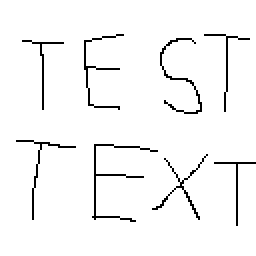
%> input picture cv1/data/text2.bmp, 128 x 128 px (shown 2 times larger)
$ octave U1.m   (GNU Octave 9; MATLAB toolbox functions it lacks are replaced by stand-ins)
%> lines starting %> are read from the running program, lines starting %| are printed output that depends on the picture; in (x1, y1, x2, y2) boxes, pixels count from 0 and x2, y2 are one past the last pixel; in counts of white or black regions, pixels touching at a corner belong together; the program's own positions count from 1
clc; clear; format short g; close;

%% Input data
inputFile = "data/text2.bmp";
image = imread(inputFile);
%> image is the input picture: size 128x128x3 uint8; 96.3% white; black in thin lines or dots, all inside (x1, y1, x2, y2) = (8, 17, 128, 113)
imshow(image)

%% Split the image into separate RGB layers
R = double(image(:, :, 1));
G = double(image(:, :, 2));
B = double(image(:, :, 3));

%%%% JPEG Compression

%% Transform to YCbCr
Y = 0.2990 * R + 0.5870 * G + 0.1140 * B;
Cb = -0.1687 * R -0.3313 * G + 0.5000 * B + 128;
%> Cb: size 128x128 double; every value is 128
Cr = 0.5 * R - 0.4187 * G - 0.0813 * B + 128;

% Quantisation matrix: Y
Qy = [  16 11 10 16 24 40 51 61;
        12 12 14 19 26 58 60 55;
        14 13 16 24 40 87 69 56;
        14 17 22 29 51 87 80 62;
        18 22 37 26 68 109 103 77;
        24 35 55 64 81 104 113 92;
        49 64 78 87 103 121 120 101;
        72 92 95 98 112 100 103 99];

% Chrominance matrix: Cb, Cr
Qc = [  17 18 24 47 66 99 99 99
        18 21 26 66 99 99 99 99
        24 26 56 99 99 99 99 99
        47 69 99 99 99 99 99 99
        99 99 99 99 99 99 99 99
        99 99 99 99 99 99 99 99
        99 99 99 99 99 99 99 99
        99 99 99 99 99 99 99 99];

%% Compression factor q
q = 70;

Qyf = 50 * Qy / q;
Qcf = 50 * Qc / q;

%% Store components
Y_old = Y;
Cb_old = Cb;
Cr_old = Cr;

%% Split into 8x8 tiles
% Input size
[m, n] = size(Y);
%> m = 128; n = 128

% Resampling
resSize = [2, 2];       % Try for [2, 1], [3, 3], [4, 4]
for i = 1:resSize(1):m-1
    for j = 1:resSize(2):n-1
        Ysub = Y(i:i+resSize(1)-1, j:j+resSize(2)-1);
        Cbsub = Cb(i:i+resSize(1)-1, j:j+resSize(2)-1);
        Crsub = Cr(i:i+resSize(1)-1, j:j+resSize(2)-1);

        Y(i:i+resSize(1)-1, j:j+resSize(2)-1) = mean(Ysub(:));
        Cb(i:i+resSize(1)-1, j:j+resSize(2)-1) = mean(Cbsub(:));
        Cr(i:i+resSize(1)-1, j:j+resSize(2)-1) = mean(Crsub(:));
    end
end
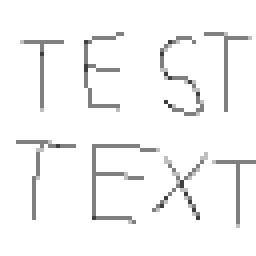
%> Y: size 128x128 double (shown 2 times larger); min 63.75, max 255, mean 245.6

% Type of transformation (dct, dft, dwt)
type_of_transformation="dwt"

switch type_of_transformation
    case "dct"
    for row = 1:8:m-7
        for col = 1:8:n-7
            Ytile = Y(row : row+7, col : col+7);
            Cbtile = Cb(row : row+7, col : col+7);
            Crtile = Cr(row : row+7, col : col+7);

            % Apply the DCT
            Yt_dct = dct(Ytile);
            Cbt_dct = dct(Cbtile);
            Crt_dct = dct(Crtile);

            % Quantize the transformed rasters
            Yt_q = Yt_dct ./ Qyf;
            Cbt_q = Cbt_dct ./ Qcf;
            Crt_q = Crt_dct ./ Qcf;

            % Round the values
            Yt_qr = round(Yt_q);
            Cbt_qr = round(Cbt_q);
            Crt_qr = round(Crt_q);

            % Update the matrix
            Y(row : row+7, col : col+7) = Yt_qr;
            Cb(row : row+7, col : col+7) = Cbt_qr;
            Cr(row : row+7, col : col+7) = Crt_qr;
        end
    end
    case "dft"
    for row = 1:8:m-7
        for col = 1:8:n-7
            Ytile = Y(row : row+7, col : col+7);
            Cbtile = Cb(row : row+7, col : col+7);
            Crtile = Cr(row : row+7, col : col+7);

            % Apply the DFT
            Yt_dft = real(dft(Ytile));
            Cbt_dft = real(dft(Cbtile));
            Crt_dft = real(dft(Crtile));

            % Quantize the transformed rasters
            Yt_q = Yt_dft ./ Qyf;
            Cbt_q = Cbt_dft ./ Qcf;
            Crt_q = Crt_dft ./ Qcf;

            % Round the values
            Yt_qr = round(Yt_q);
            Cbt_qr = round(Cbt_q);
            Crt_qr = round(Crt_q);

            % Update the matrix
            Y(row : row+7, col : col+7) = Yt_qr;
            Cb(row : row+7, col : col+7) = Cbt_qr;
            Cr(row : row+7, col : col+7) = Crt_qr;
        end
    end
    case "dwt"
    for row = 1:8:m-7
        for col = 1:8:n-7
            Ytile = Y(row : row+7, col : col+7);
            Cbtile = Cb(row : row+7, col : col+7);
            Crtile = Cr(row : row+7, col : col+7);

            % Apply the DFT
            Yt_dwt = dwt2(Ytile);
            Cbt_dwt = dwt2(Cbtile);
            Crt_dwt = dwt2(Crtile);

            % Quantize the transformed rasters
            Yt_q = Yt_dwt ./ Qyf;
            Cbt_q = Cbt_dwt ./ Qcf;
            Crt_q = Crt_dwt ./ Qcf;

            % Round the values
            Yt_qr = round(Yt_q);
            Cbt_qr = round(Cbt_q);
            Crt_qr = round(Crt_q);

            % Update the matrix
            Y(row : row+7, col : col+7) = Yt_qr;
            Cb(row : row+7, col : col+7) = Cbt_qr;
            Cr(row : row+7, col : col+7) = Crt_qr;
        end
    end
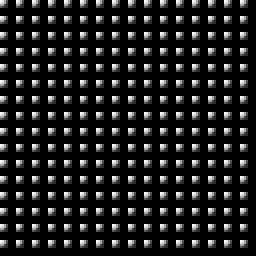
%> Cb: size 128x128 double (shown 2 times larger); min 0, max 11, mean 1.42; drawn with min black and max white
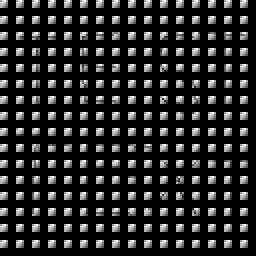
%> Y: size 128x128 double (shown 2 times larger); min 0, max 36, mean 5.7; drawn with min black and max white
end

%% Zig zag ordering of pixels
% Works only for square images
if (m == n)
    % Prepare the space
    Yzz = zigzag(Y, m, n);
%> after the loop in zigzag, `for i = 1:m`: added = 8256
    Cbzz = zigzag(Cb, m, n);
    Crzz = zigzag(Cr, m, n);

    %% Huffman encoding
    [Ycomp, Ydict] = huffman(Yzz);
%> in huffman, `symbols = unique(data);`: symbols = 24 values from 0 to 36
%> the loop in huffman, `for i = 1:length(data)` made 16384 passes
%> index on passes 1 to 3: 18, 23, 22
%> after the loop in huffman, `for i = 1:length(data)`: counts = 24 values, max 12288 at index 1, min 1 at index 3, mean 682.7
%> in huffman, `probs = counts / sum(counts);`: probs = 24 values, max 0.75 at index 1, min 6.1e-05 at index 3, mean 0.0417
%> in huffman, `nodes = cell(length(symbols), 1);`: nodes = 24 items
%> the loop in huffman, `for i = 1:length(symbols)` made 24 passes
%> the loop in huffman, `while length(nodes) > 1` made 23 passes
%> (order, left) on passes 9, 10, 14, 16: ([1; 2; 3; 16; 4; 5; 6; 7; 8; 9; 10; 11; 12; 13; 14; 15], {0.00275, 13}), ([1; 2; 15; 3; 4; 5; 6; 7; 8; 9; 10; 11; 12; 13; 14], {0.00421, 11}), ([1; 2; 3; 4; 5; 6; 7; 11; 8; 9; 10], {0.0147, 21}), ([1; 2; 3; 4; 5; 9; 6; 7; 8], {0.0161, 15})
%> (probs, order) on passes 18, 20, 21, 22: ([0.0433; 0.0434; 0.0446; 0.0582; 0.75; 0.0605], [1; 2; 3; 4; 5; 7; 6]), ([0.0605; 0.0867; 0.75; 0.103], [1; 2; 3; 5; 4]), ([0.103; 0.75; 0.147], [1; 2; 4; 3]), ([0.75; 0.25], [1; 3; 2])
%> in huffman, `root = nodes{1};`: root = 2 items
%> in generateCodes, `right = value{2};`: right = {0.75, 0}
%> the loop in huffman, `for i = 1:length(data)` made 16384 passes
%> compressed on passes 1 to 3: '1001', '100111100', '1001111001101'
    [Cbcomp, Cbdict] = huffman(Cbzz);
%> the loop in huffman (call 2), `for i = 1:length(data)` made 16384 passes
%> index on passes 1 to 3: 8, 7, 7
%> the loop in huffman (call 2), `for i = 1:length(symbols)` made 8 passes
%> the loop in huffman (call 2), `while length(nodes) > 1` made 7 passes
%> (probs, order, left, right) on passes 2, 4: ([0.0312; 0.0469; 0.0469; 0.0625; 0.75; 0.0625], [1; 2; 7; 3; 4; 5; 6], {0.0312, 4}, {0.0312, 10}), ([0.0625; 0.0781; 0.75; 0.109], [1; 2; 3; 5; 4], {0.0469, 3}, {0.0625, 7})
%> (probs, order, right) on passes 3, 7: ([0.0469; 0.0625; 0.0625; 0.75; 0.0781], [1; 2; 3; 4; 6; 5], {0.0469, 2}), (1, [2; 1], {0.75, 0})
%> the loop in huffman (call 2), `for i = 1:length(data)` made 16384 passes
%> compressed on passes 1 to 3: '10010', '100101010', '1001010101010'
    [Crcomp, Crdict] = huffman(Crzz);

end

%%%% JPEG Decompression
%% Reverse Zig Zag and Huffman
if (m == n)
    %% Huffman decoding
    Ydecomp = invhuffman(Ycomp, Ydict);
%> in invhuffman, `dictKeys = keys(dict);`: dictKeys = 24 items
%> the loop in invhuffman, `for i = 1:length(compressed)` made 31360 passes
%> after the loop in invhuffman, `for i = 1:length(compressed)`: current = ''
    Cbdecomp = invhuffman(Cbcomp, Cbdict);
%> the loop in invhuffman (call 2), `for i = 1:length(compressed)` made 27392 passes
    Crdecomp = invhuffman(Crcomp, Crdict);

    %% Inverse zig zag
    % Prepare the space
    Ydezz = invzigzag(Ydecomp, m, n);
    Cbdezz = invzigzag(Cbdecomp, m, n);
    Crdezz = invzigzag(Crdecomp, m, n);
end
switch type_of_transformation
    case "dct"
    for row = 1:8:m-7
        for col = 1:8:n-7
            Ytile = Y(row : row+7, col : col+7);
            Cbtile = Cb(row : row+7, col : col+7);
            Crtile = Cr(row : row+7, col : col+7);

            % De - Quantize the transformed rasters
            Yt_q = Ytile .* Qyf;
            Cbt_q = Cbtile .* Qcf;
            Crt_q = Crtile .* Qcf;

            % Apply the IDCT
            Yt_idct = invdct(Yt_q);
            Cbt_idct = invdct(Cbt_q);
            Crt_idct = invdct(Crt_q);

            % Update the matrix
            Y(row : row+7, col : col+7) = Yt_idct;
            Cb(row : row+7, col : col+7) = Cbt_idct;
            Cr(row : row+7, col : col+7) = Crt_idct;
        end
    end
    case "dft"
    for row = 1:8:m-7
        for col = 1:8:n-7
            Ytile = Y(row : row+7, col : col+7);
            Cbtile = Cb(row : row+7, col : col+7);
            Crtile = Cr(row : row+7, col : col+7);

            % De - Quantize the transformed rasters
            Yt_q = Ytile .* Qyf;
            Cbt_q = Cbtile .* Qcf;
            Crt_q = Crtile .* Qcf;

            % Apply the IDFT
            Yt_idft = real(invdft(Yt_q));
            Cbt_idft = real(invdft(Cbt_q));
            Crt_idft = real(invdft(Crt_q));

            % Update the matrix
            Y(row : row+7, col : col+7) = Yt_idft;
            Cb(row : row+7, col : col+7) = Cbt_idft;
            Cr(row : row+7, col : col+7) = Crt_idft;
        end
    end
    case "dwt"
    for row = 1:8:m-7
        for col = 1:8:n-7
            Ytile = Y(row : row+7, col : col+7);
            Cbtile = Cb(row : row+7, col : col+7);
            Crtile = Cr(row : row+7, col : col+7);

            % De - Quantize the transformed rasters
            Yt_q = Ytile .* Qyf;
            Cbt_q = Cbtile .* Qcf;
            Crt_q = Crtile .* Qcf;

            % Apply the IDFT
            Yt_idwt = idwt2(Yt_q);
            Cbt_idwt = idwt2(Cbt_q);
            Crt_idwt = idwt2(Crt_q);

            % Update the matrix
            Y(row : row+7, col : col+7) = Yt_idwt;
            Cb(row : row+7, col : col+7) = Cbt_idwt;
            Cr(row : row+7, col : col+7) = Crt_idwt;
        end
    end
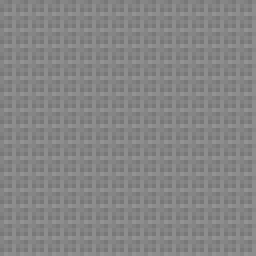
%> Cb: size 128x128 double (shown 2 times larger); min 120, max 147.9, mean 133
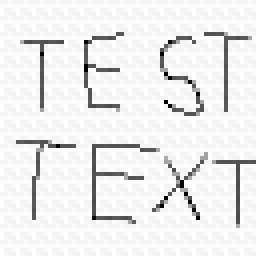
%> Y: size 128x128 double (shown 2 times larger); min 60, max 260, mean 245.4; drawn with min black and max white
end

%% Transform to RGB
Rdec = Y + 1.4020 * (Cr-128);
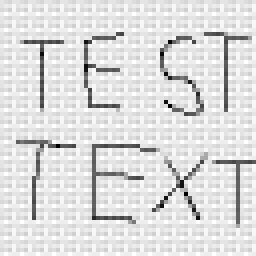
%> Rdec: size 128x128 double (shown 2 times larger); min 53.07, max 282.8, mean 252.4; drawn with min black and max white
Gdec = Y - 0.3441 * (Cb-128) - 0.7141 * (Cr-128);
Bdec = Y + 1.7720 * (Cb-128) - 0.0001 * (Cr-128);

% Convert back to uint8
Ri = uint8(Rdec);
Gi = uint8(Gdec);
Bi = uint8(Bdec);

% Assemble the image
imageOut(:, :, 1) = Ri;
imageOut(:, :, 2) = Gi;
imageOut(:, :, 3) = Bi;

figure;
% Show the image compressed
imshow(imageOut)

% Get the file name without extension
% [~, name, ~] = fileparts(inputFile);
%
% % Create the output PNG file name including the transformation type and compression factor
% outputFile = sprintf('%s_%s_q%d.png', name, type_of_transformation, q);
%
% % Save as PNG
% imwrite(imageOut, outputFile);
%
% fprintf('Save as: %s\n', outputFile);

%% Standart deviations for RGB
% Calculate errors v
vR = R - Rdec;
vG = G - Gdec;
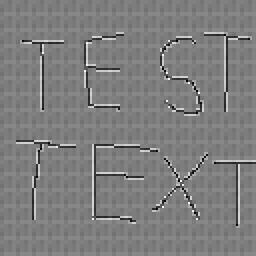
%> vG: size 128x128 double (shown 2 times larger); min -201.3, max 215.3, mean 5.4; drawn with min black and max white
vB = B - Bdec;

% Sums of squared erros
sumvR = sum(vR.^2);
sumvG = sum(vG.^2);
sumvB = sum(vB.^2);

% Standart deviations
sigR = sqrt(sum(sumvR) / (m*n));
sigG = sqrt(sum(sumvG) / (m*n));
sigB = sqrt(sum(sumvB) / (m*n));

% %% Save results to CSV
% csvFile = 'results.csv';
%
% % If the CSV file does not exist, create the header
% if ~isfile(csvFile)
%     header = {'Filename', 'sigR', 'sigG', 'sigB'};
%     writecell(header, csvFile);
% end
%
% % Prepare the data to write (string + three numeric values)
% row = {outputFile, sigR, sigG, sigB};
%
% % Append a new row to the end of the CSV file
% writecell(row, csvFile, 'WriteMode', 'append');
%
% fprintf('Results written to %s\n', csvFile);
%% Custom functions
% [72 lines left out: functions dct, invdct, not called in this run]

function [row] = zigzag(matrix, m, n)
    row = zeros(m*n, 1);
    added = 0;

    for i = 1:m
        if (mod(i, 2) == 0)
            % Zig
            for j = 0:i-1
                % Add to the front and back at once,
                % if we're on the last i, add just from one side
                row(added+1) = matrix(1+j, i-j);
                if (i ~= m)
                    row(length(row) - added) = matrix(end-j, (m-i+1)+j);
                end

                added = added + 1;
            end
        else
            % Zag
            for j = 0:i-1
                row(added+1) = matrix(i-j, 1+j);
                if (i ~= m)
                    row(length(row) - added) = matrix((m-i+1)+j, end-j);
                end

                added = added + 1;
            end
        end
    end
end

% Discrete Fourier Transform
% [15 lines left out: function dft, not called in this run]

% Inverse discrete Fourier Transform
% [15 lines left out: function invdft, not called in this run]

function [matrix] = invzigzag(row, m, n)
    matrix = zeros(m, n);
    added = 0;

    for i = 1:m
        if (mod(i, 2) == 0)
            % Zig
            for j = 0:i-1
                matrix(1+j, i-j) = row(added+1);
                if (i ~= m)
                    matrix(end-j, (m-i+1)+j) = row(m*n - added);
                end

                added = added + 1;
            end
        else
            % Zag
            for j = 0:i-1
                matrix(i-j, 1+j) = row(added+1);
                if (i ~= m)
                    matrix((m-i+1)+j, end-j) = row(m*n - added);
                end

                added = added + 1;
            end
        end
    end
end

function generateCodes(node, prefix, dict)
    % node = {prob, symbol}  OR  {prob, {left, right}}
    value = node{2};

    % Case 1: leaf node (numeric symbol)
    if isnumeric(value)
        dict(prefix) = value;
        return;
    end

    % Case 2: internal node, recurse
    left = value{1};
    right = value{2};

    % Left gets 1, right gets 0
    generateCodes(left, [prefix '1'], dict);
    generateCodes(right, [prefix '0'], dict);
end

function [compressed, dict] = huffman(data)
    symbols = unique(data);
    counts = zeros(length(symbols), 1);
    for i = 1:length(data)
        index = find(data(i) == symbols);
        counts(index) = counts(index) + 1;
    end

    probs = counts / sum(counts);

    nodes = cell(length(symbols), 1);
    for i = 1:length(symbols)
        nodes{i} = {probs(i), symbols(i)};
    end

     while length(nodes) > 1
        % Sort both together
        [probs, order] = sort(probs);
        nodes = nodes(order);

        % Take two smallest nodes
        left = nodes{1};
        right = nodes{2};

        % Create new merged node
        newNode = {left{1} + right{1}, {left, right}};

        % Replace first two nodes with the merged one
        nodes = [nodes(3:end); {newNode}];

        % Update probability list
        probs = [probs(3:end); newNode{1}];
    end

    root = nodes{1};
    dict = containers.Map('KeyType', 'char', 'ValueType', 'double');
    generateCodes(root, '', dict);

    encodeDict = containers.Map('KeyType', 'double', 'ValueType', 'char');
    codes = keys(dict);
    for i = 1:length(codes)
        code = codes{i};
        symbol = dict(code);
        encodeDict(symbol) = code;
    end

    % Encode to a string
    compressed = '';
    for i = 1:length(data)
        compressed = [compressed encodeDict(data(i))];
    end
end

function [data] = invhuffman(compressed, dict)
    data = [];
    current = '';

    dictKeys = keys(dict);

    for i = 1:length(compressed)
        current = [current, compressed(i)];

        for k = 1:length(dictKeys)
            key = dictKeys{k};
            if strcmp(current, key)
                data(end+1) = dict(key);
                current = '';
                break; % Found a match, break out of loop
            end
        end
    end
end

% [38 lines left out: functions dwt2, idwt2, not called in this run]
